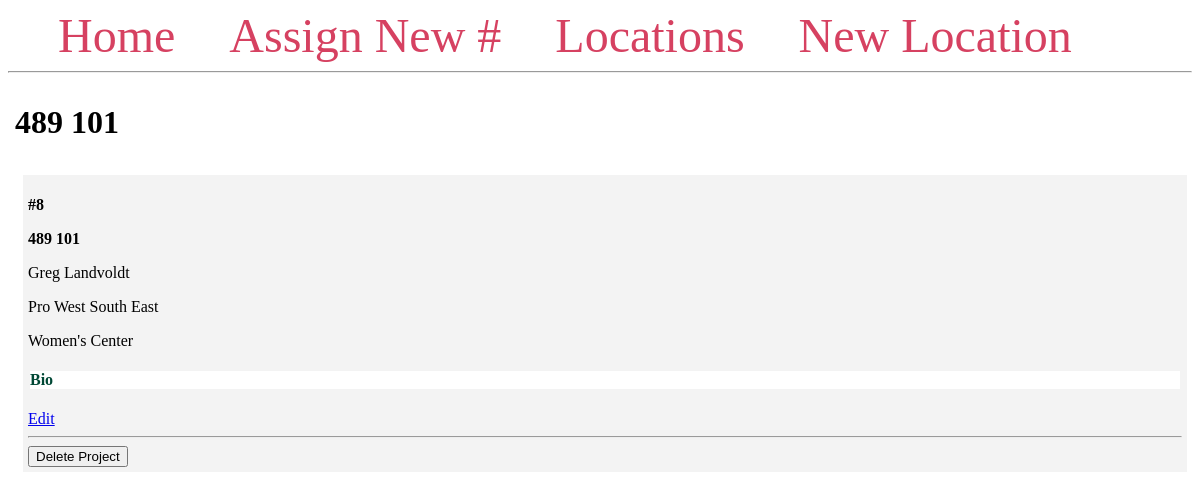
The app's page /8/ with its own data.
### app.py (models this page shows, shortened)
class Drawfile(db.Model):
    id = db.Column(db.Integer, primary_key=True)
    locnum = db.Column(db.Integer, db.ForeignKey("drawloc.locnum"), nullable=False)
    drawnum = db.Column(db.Integer, nullable=False)
    contractnum = db.Column(db.String(50), nullable=True)
    projectnum = db.Column(db.String(10), nullable=True)
    projectmngr = db.Column(db.String(100), nullable=True)
    mainconsult = db.Column(db.String(100), nullable=True)
    title = db.Column(db.Text, nullable=False)
    comments = db.Column(db.Text, nullable=True)
    date = db.Column(db.DateTime)

### app.py (the view)
@app.route("/<int:project_id>/")
def project(project_id):
    project = Drawfile.query.get_or_404(project_id)
    return render_template("project.html", project=project)

### templates/project.html (shortened to what this page needs)
{% extends 'base.html' %} {% block content %}
<span class="title">
  <h1>
    {% block title %} {{ project.locnum }} {{ project.drawnum }}{% endblock %}
  </h1>
</span>
<div class="content">
  <div class="drawing">
    <p><b>#{{ project.id }}</b></p>
    <b>
      <p class="name">{{ project.locnum }} {{ project.drawnum }}</p>
    </b>
    <p>{{ project.projectmngr }}</p>
    <p>{{ project.mainconsult }}</p>
    <p>{{ project.title }}</p>
    <div class="comments">
      <h4>Bio</h4>
    </div>
    <a href="{{ url_for('edit', project_id=project.id) }}">Edit</a>
    <hr />
    <form method="POST" action="{{ url_for('delete', project_id=project.id) }}">
      <input
        type="submit"
        value="Delete Project"
        onclick="return confirm('Are you sure you want to delete this entry?')"
      />
    </form>
  </div>
</div>
{% endblock %}

### templates/base.html (style rules this page uses)
.title { margin: 2px; }
.content { margin: 5px; width: 100%; display: flex; flex-direction: row; flex-wrap: wrap; }
.drawing { flex: 30%; padding: 5px; margin: 5px; background-color: #f3f3f3; inline-size: 100%; }
.comments { padding: 0px; margin: 2px; background-color: #ffffff; color: #004835; }

### records on screen
Drawfile: locnum "489", drawnum "101", id "8", projectmngr "Greg Landvoldt", mainconsult "Pro West South East", title "Women's Center"
